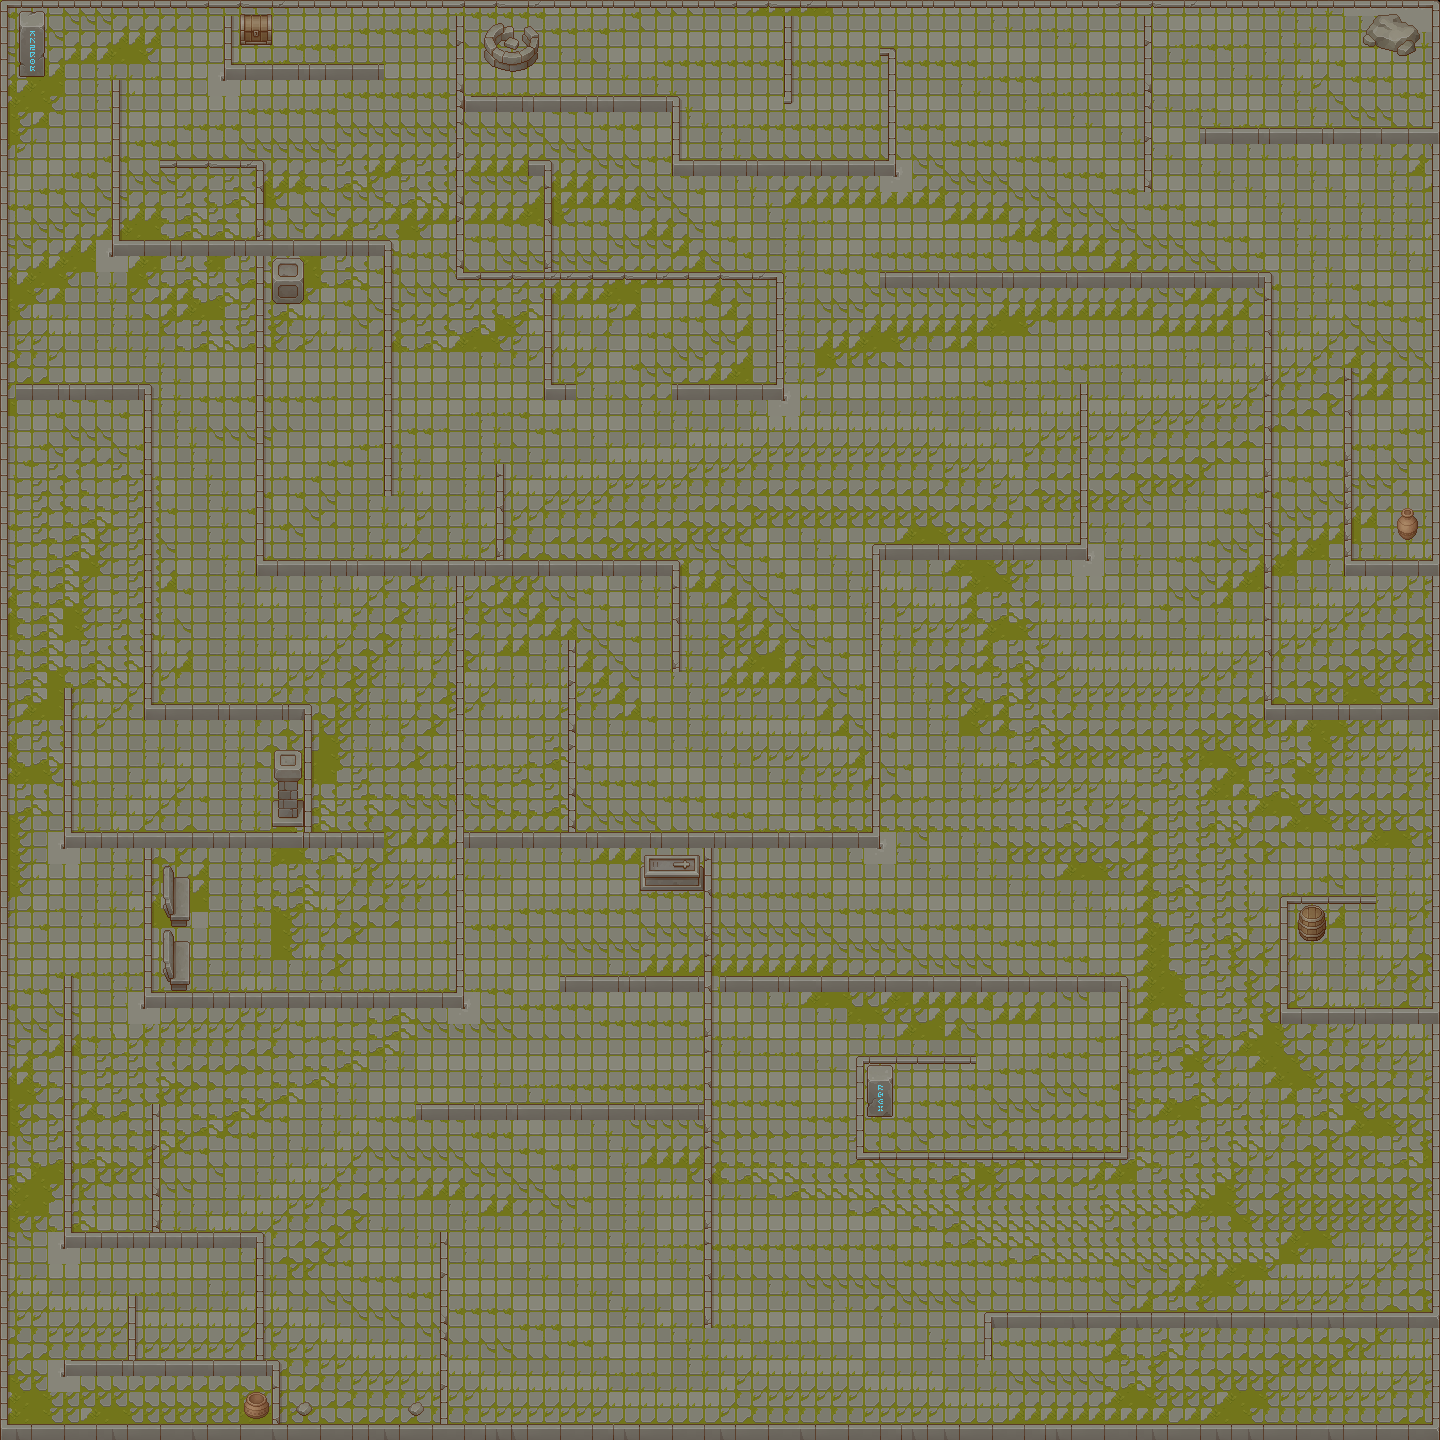

Below is a game level as drawn by its tile map, then a one-line description and the .tmx that defines it (tile-layer data replaced by summaries):
An orthogonal 90x90 tile map with 16x16 px tiles, 5 tile layers (Chão, Ceramica, Paredes, Decorações, ...), 4 tilesets.

<map version="1.9" tiledversion="1.9.1" orientation="orthogonal" renderorder="right-down" width="90" height="90" tilewidth="16" tileheight="16" infinite="0" nextlayerid="8" nextobjectid="1">
 <tileset firstgid="1" source="TX Tileset Stone Ground.tsx" />
 <tileset firstgid="257" source="TX Tileset Wall.tsx" />
 <tileset firstgid="1281" source="TX Props.tsx" />
 <tileset firstgid="2305" source="TX Tileset Grass.tsx" />
 <layer id="1" name="Chão" width="90" height="90">
  <data>[8100 cells, 8100 non-empty, 33 distinct tile ids]</data>
 </layer>
 <layer id="7" name="Ceramica" width="90" height="90">
  <data>[8100 cells, 8089 non-empty, 32 distinct tile ids]</data>
 </layer>
 <layer id="3" name="Paredes" width="90" height="90">
  <data>[8100 cells, 1271 non-empty, 99 distinct tile ids]</data>
 </layer>
 <layer id="4" name="Decorações" width="90" height="90">
  <data>[8100 cells, 150 non-empty, 118 distinct tile ids]</data>
 </layer>
 <layer id="6" name="Decorações2" width="90" height="90">
  <data>[8100 cells, 14 non-empty, 14 distinct tile ids]</data>
 </layer>
</map>
